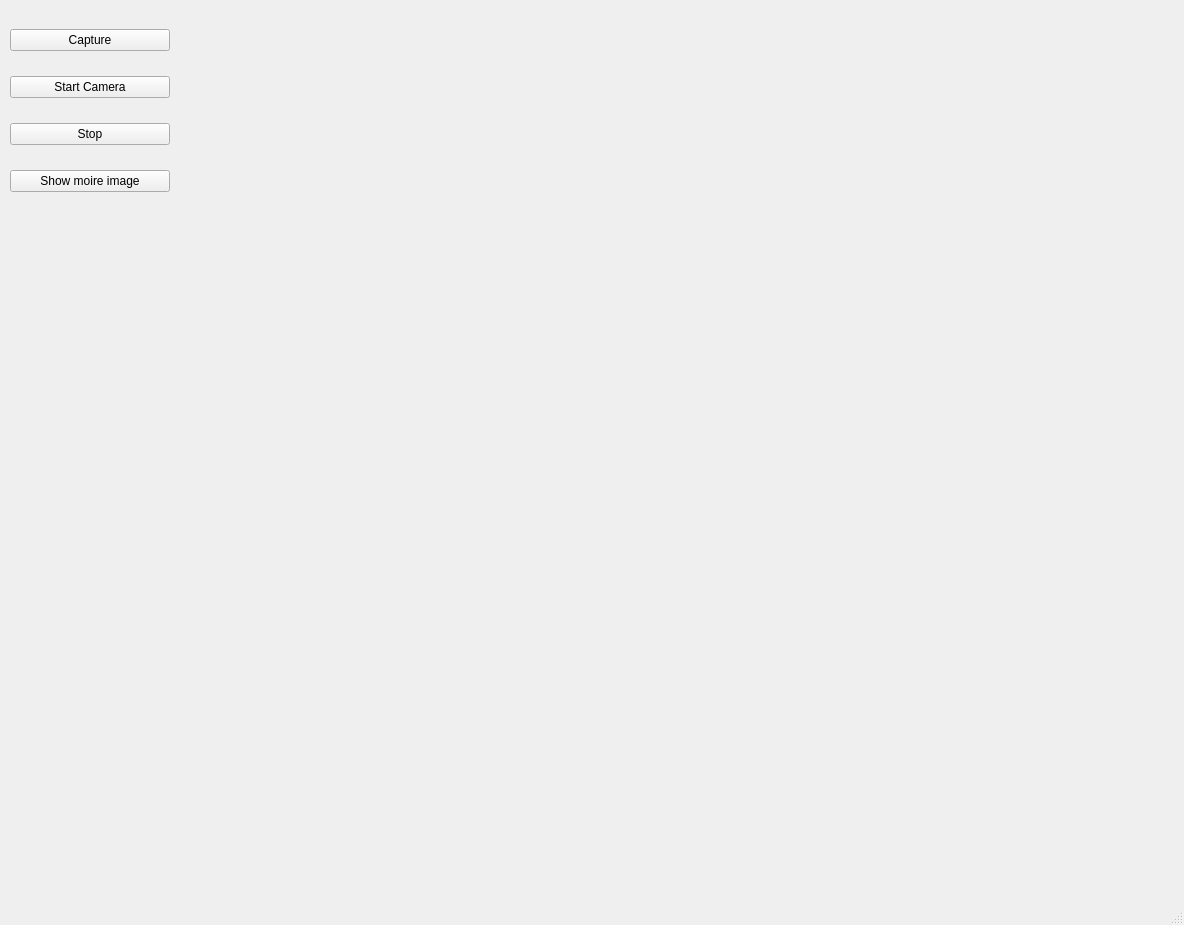
<?xml version="1.0" encoding="UTF-8"?>
<ui version="4.0">
 <class>MainWindow</class>
 <widget class="QMainWindow" name="MainWindow">
  <property name="geometry">
   <rect>
    <x>0</x>
    <y>0</y>
    <width>1184</width>
    <height>925</height>
   </rect>
  </property>
  <property name="windowTitle">
   <string>MainWindow</string>
  </property>
  <widget class="QWidget" name="centralwidget">
   <widget class="QLabel" name="pic_label">
    <property name="geometry">
     <rect>
      <x>250</x>
      <y>10</y>
      <width>851</width>
      <height>871</height>
     </rect>
    </property>
    <property name="text">
     <string/>
    </property>
   </widget>
   <widget class="QWidget" name="verticalLayoutWidget">
    <property name="geometry">
     <rect>
      <x>10</x>
      <y>10</y>
      <width>160</width>
      <height>201</height>
     </rect>
    </property>
    <layout class="QVBoxLayout" name="verticalLayout">
     <item>
      <widget class="QPushButton" name="capture_btn">
       <property name="text">
        <string>Capture</string>
       </property>
      </widget>
     </item>
     <item>
      <widget class="QPushButton" name="start_btn">
       <property name="text">
        <string>Start Camera</string>
       </property>
      </widget>
     </item>
     <item>
      <widget class="QPushButton" name="stop_button">
       <property name="text">
        <string>Stop</string>
       </property>
      </widget>
     </item>
     <item>
      <widget class="QPushButton" name="moireButton">
       <property name="text">
        <string>Show moire image</string>
       </property>
      </widget>
     </item>
    </layout>
   </widget>
  </widget>
  <widget class="QMenuBar" name="menubar">
   <property name="geometry">
    <rect>
     <x>0</x>
     <y>0</y>
     <width>1184</width>
     <height>18</height>
    </rect>
   </property>
  </widget>
  <widget class="QStatusBar" name="statusbar"/>
 </widget>
 <resources/>
 <connections/>
</ui>
